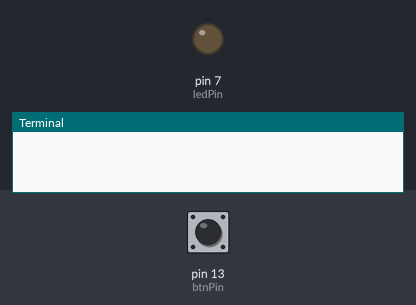
A program run on a simulated Raspberry Pi (header pin numbers). Parts: output pins drawn as LEDs (lit = HIGH), the last lines printed to the terminal. Dashed ring = blinking. The inputs (shaded band) are chosen by the test bench; at power-on: pin 13 (btnPin) HIGH.

Above: at 1.2 s.
1.3 s: pin 13 (btnPin) pulled LOW for 3.2 s
At 4.1 s:
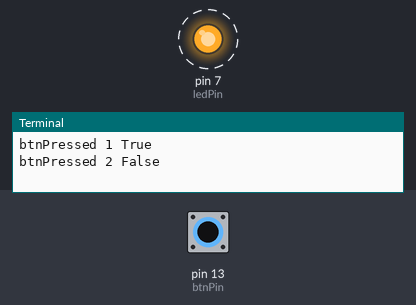
6.0 s: pin 13 (btnPin) pulled LOW for 0.15 s
At 6.3 s:
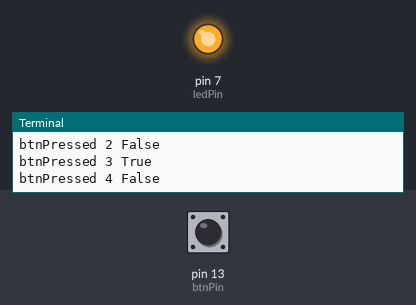
7.6 s: pin 13 (btnPin) pulled LOW for 1 s
At 8.8 s:
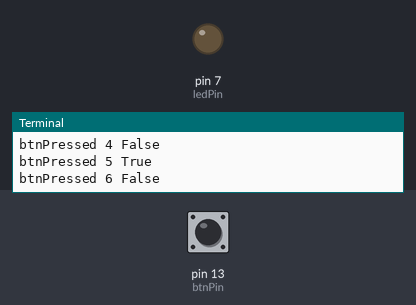
Timing chart, 0 to 10.6 s (numbered marks = the images above; inputs shaded):
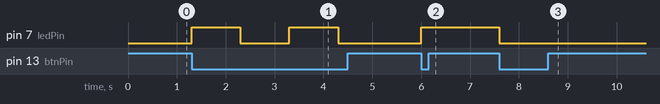

Measured:
- after the input at 1.3 s, pin 7 (ledPin): alternates HIGH for 1.0 s and LOW for 1.0 s, starting at once
- after the input at 6.0 s, pin 7 (ledPin): LOW → HIGH at once
- after the input at 7.6 s, pin 7 (ledPin): HIGH → LOW at once

The program:

gpio-1.py
```python
import RPi.GPIO as GPIO
import time

btnPin=13
ledPin=7
ledOn = False
counter = 0
limit = 8

GPIO.setmode(GPIO.BOARD)
GPIO.setup(ledPin,GPIO.OUT)
GPIO.setup(btnPin,GPIO.IN)
while True:
    btnPressed = not GPIO.input(btnPin)
    if btnPressed:
        ledOn = not ledOn
        GPIO.output(ledPin,ledOn)
        counter += 1
        time.sleep(1)
        if counter >= limit: break
        print('btnPressed',counter,ledOn)
GPIO.output(ledPin,False)
GPIO.cleanup()
```
